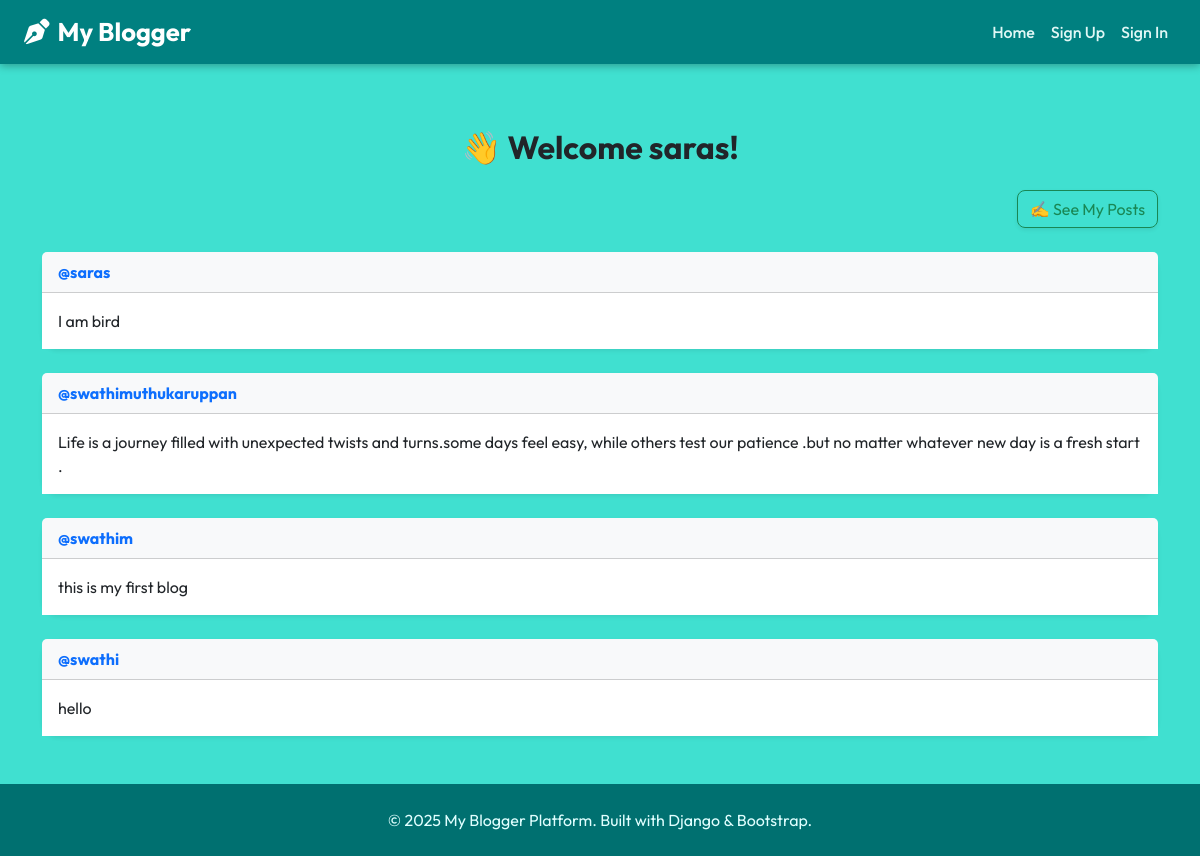
Screenshot of /readerpg/saras with the database file from the repository.
### blog_spot/models.py (models this page shows)
class User(models.Model):
    usr_name = models.CharField(max_length=30)
    password = models.CharField(max_length = 20)
    role = models.CharField(max_length=1)
    class Meta:
        db_table = 'user_tbl'

class Blogs(models.Model):
    usr_name = models.CharField(max_length=30)
    pst = models.TextField(max_length = 400)
    class Meta:
        db_table = 'blogs_tbl'

### blog_spot/views.py (the view)
# urls.py: path('readerpg/<str:usr>',views.view_page, name = 'reader_pg'),
def view_page(req,usr):
    blg = Blogs.objects.all()
    user = User.objects.filter(usr_name = usr).first()
    return render(req, 'blog_spot/view_page.html',{'Username':user.usr_name, 'blogs':blg, 'status':user.role})

### blog_spot/templates/blog_spot/view_page.html (shortened to what this page needs)
{% extends 'blog_spot/base.html' %}
{% block content %}
<div class="container mt-5 animate__animated animate__fadeIn">
    <h2 class="mb-4 text-center text-dark fw-bold">👋 Welcome {{ Username }}!</h2>
    {% if status == 'b' %}
        <div class="text-end mb-4">
            <a href="{% url 'user_pg' usr=Username %}" class="btn btn-outline-success rounded-3 shadow-sm">
                ✍️ See My Posts
            </a>
        </div>
    {% endif %}
    {% for blog in blogs %}
        <div class="card shadow-sm mb-4 border-0 rounded-4">
            <div class="card-header bg-light d-flex justify-content-between align-items-center">
                <strong class="text-primary">@{{ blog.usr_name }}</strong>
            </div>
            <div class="card-body bg-white">
                <p class="card-text" style="white-space: pre-line;">{{ blog.pst }}</p>
            </div>
        </div>
    {% empty %}
        <div class="alert alert-info text-center rounded-3 shadow-sm">
            💤 No blog posts available.
        </div>
    {% endfor %}
</div>
{% endblock %}

### blog_spot/templates/blog_spot/base.html (shortened to what this page needs)
<!DOCTYPE html>
<html lang="en">
<head>
  <link href="https://cdn.jsdelivr.net/npm/bootstrap@5.3.3/dist/css/bootstrap.min.css" rel="stylesheet"/>
  <link href="https://cdnjs.cloudflare.com/ajax/libs/font-awesome/6.5.2/css/all.min.css" rel="stylesheet"/>
  <link rel="stylesheet" href="https://cdnjs.cloudflare.com/ajax/libs/animate.css/4.1.1/animate.min.css"/>
</head>
<body>
  <nav class="navbar navbar-expand-lg navbar-dark fixed-top">
    <div class="container-fluid px-4">
      <a class="navbar-brand" href="{% url 'home' %}">
        <i class="fas fa-pen-nib"></i> My Blogger
      </a>
      <div class="collapse navbar-collapse justify-content-end" id="navbarNav">
        <ul class="navbar-nav">
          <li class="nav-item">
            <a class="nav-link" href="{% url 'home' %}">Home</a>
          </li>
          <li class="nav-item">
            <a class="nav-link" href="{% url 'signup' %}">Sign Up</a>
          </li>
          <li class="nav-item">
            <a class="nav-link" href="{% url 'signin' %}">Sign In</a>
          </li>
        </ul>
      </div>
    </div>
  </nav>
  <main>
    {% block content %}
    {% endblock %}
  </main>
  <footer class="text-center py-4 mt-5">
    <div class="container">
      <p>&copy; 2025 My Blogger Platform. Built with Django & Bootstrap.</p>
    </div>
  </footer>
</body>
</html>

### blog_spot/templates/blog_spot/base.html (style rules this page uses)
body { font-family: 'Outfit', sans-serif; background-color: #40E0D0; color: #073b3a; }
.navbar { background-color: #008080 !important; box-shadow: 0 2px 8px rgba(0, 0, 0, 0.3); }
.navbar-brand { font-weight: 700; font-size: 1.6rem; display: flex; align-items: center; color: #fff !important; }
.navbar-brand i { margin-right: 8px; }
.nav-link { font-weight: 500; color: #e0f7f5 !important; transition: color 0.3s ease; }
main { padding-top: 80px; }
.card { transition: transform 0.3s ease, box-shadow 0.3s ease; border: none; }
footer { background-color: #007070; color: #e0ffff; }
footer p { margin: 0; }

### rows the page displays
User: usr_name "saras"
Blogs: usr_name "saras", pst "I am bird"
Blogs: usr_name "swathimuthukaruppan", pst "Life is a journey filled with unexpected twists and turns.some days feel easy, while others test our patience .but no matter whatever new day is a fresh start ."
Blogs: usr_name "swathim", pst "this is my first blog"
Blogs: usr_name "swathi", pst "hello"
